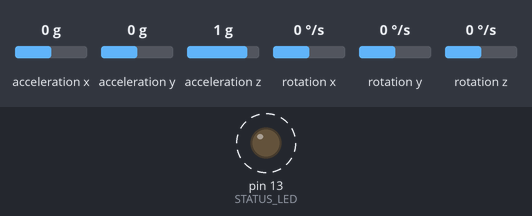
A sketch run on a simulated Arduino Uno, built with avr-gcc and run on an emulated ATmega328P. Parts: output pins drawn as LEDs (lit = HIGH). Wiring (inferred from the names in the program): MPU-6050 motion sensor at I2C address 0x68. Dashed ring = blinking. Inputs (shaded band) come from the test bench; at power-on: acceleration x 0 g, acceleration y 0 g, acceleration z 1 g, rotation x 0 °/s, rotation y 0 °/s, rotation z 0 °/s. What the sketch prints to the serial monitor is not drawn.

Above: at 0.3 s.
Timing chart, 0 to 3.2 s (numbered marks = the images above):
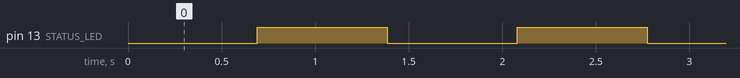

Measured:
- by itself, pin 13 (STATUS_LED): alternates HIGH for 0.69 s and LOW for 0.69 s

The sketch:

TestMPU6050.ino
```cpp
/***
 * DIY Self Balancing Scooter ATR
 *
 * Test sketch for reading MPU-6050
 *
 * By Alberto Trentadue 2017
 */

//Per I2C
#include <Wire.h>

#define STATUS_LED 13

//Indirizzi I2C
#define ADDR_ACCEL 0x68 //0b1101000

//Durata di un ciclo loop circa 5 msec
#define RITARDO_MAIN 5

#define CICLI_CALC 20 // cicli da attendere per effettuare i calcoli
byte cnt_calc = CICLI_CALC;
#define CICLI_HEART 100 // cicli da attendere per l'heartbeat
byte cnt_heart = CICLI_HEART;
byte heart = 0;
#define CICLI_COMM 50 // cicli da attendere per comunicare i dati
byte cnt_comm = CICLI_COMM;

//Riduzione di precisione per divisione
#define PREC_REDUX_X 16
#define PREC_REDUX_Z 8

//Variabili per le misure dell'accelerometro MPU-6050
byte ultimo_campione=0;
int16_t z_acc;
int32_t somma_z_acc = 0;
int16_t serie_z[CICLI_CALC] = {0};
int16_t media_z_acc;
int16_t x_acc;
int32_t somma_x_acc = 0;
int16_t serie_x[CICLI_CALC] = {0};
int16_t media_x_acc;
int16_t t_acc;


//-- COSTANTI PER LA GESTIONE ACCELERAZIONE
//Valore di g misurato dal MPU6050 da calibrare a mano.
#define G_MPU6050 17800
//bx,min: Valore minimo di componente frontale bx per rilevare la pendenza della pedana
#define BY_MINIMO 800
//bz,margine: Valore oltre il quale la componente bz si considera verticale
#define BZ_MARGINE 17650

//------ FUNZIONI -------

void setup() {
  // Inizializzazione I2C
  Wire.begin();

  // Inizializzazione Seriale
  Serial.begin(115200);

  // Inizializzazione I/O
  pinMode(STATUS_LED, OUTPUT);

  //Setup dell'accelerometro
  setup_mpu6050();

}

void loop() {
  leggi_accelerometro();
  ultimo_campione = (ultimo_campione + 1) % CICLI_CALC;
  calcola_medie();
  report_status();
  heartbeat();
  delay(RITARDO_MAIN);
}

/**
 * Legge i valori Z e X e la temperatura dall'accelerometro via I2C
 * I valori sono memorizzati in z_acc, z_acc e t_acc
 * Si considera un accelerometro del tipo MPU-6050
 */
void leggi_accelerometro(void)
{
  //Esegue la procedura di accesso all'MPU-6050
  leggi_mpu6050();

  z_acc /= PREC_REDUX_Z;
  x_acc /= PREC_REDUX_X;

  //aggiorna i campioni delle accelerazioni
  somma_z_acc += (z_acc - serie_z[ultimo_campione]);
  somma_x_acc += (x_acc - serie_x[ultimo_campione]);

  serie_z[ultimo_campione] = z_acc;
  serie_x[ultimo_campione] = x_acc;
}

/**
 * Esegue le medie delle misure che devono essere mediate
 */
void calcola_medie(void)
{
  media_z_acc = somma_z_acc / CICLI_CALC;
  media_x_acc = somma_x_acc / CICLI_CALC;
}

/**
 * Scrive lo stato del programma sulla seriale
 * Eseguito ogni CICLI_REPORT iterazioni
 */
void report_status(void)
{
  cnt_comm--;
  if (cnt_comm == 0) {
    Serial.print(F("STATUS"));
    Serial.print(F(":ZACC="));Serial.print(z_acc, DEC);
    Serial.print(F(";XACC="));Serial.print(x_acc, DEC);
    Serial.print(F(":ZMED="));Serial.print(media_z_acc, DEC);
    Serial.print(F(";XMED="));Serial.print(media_x_acc, DEC);
    Serial.println();

    cnt_comm = CICLI_COMM;
  }
}

/**
 Heartbeat on the built_in Led + EXT_LED
 */
void heartbeat()
{
  cnt_heart--;
  if (cnt_heart == 0) {
    heart++;
    digitalWrite(LED_BUILTIN, bitRead(heart,0));
    cnt_heart = CICLI_HEART;
  }
}
```

Source omitted: MPU-6050.ino (33845 bytes)
